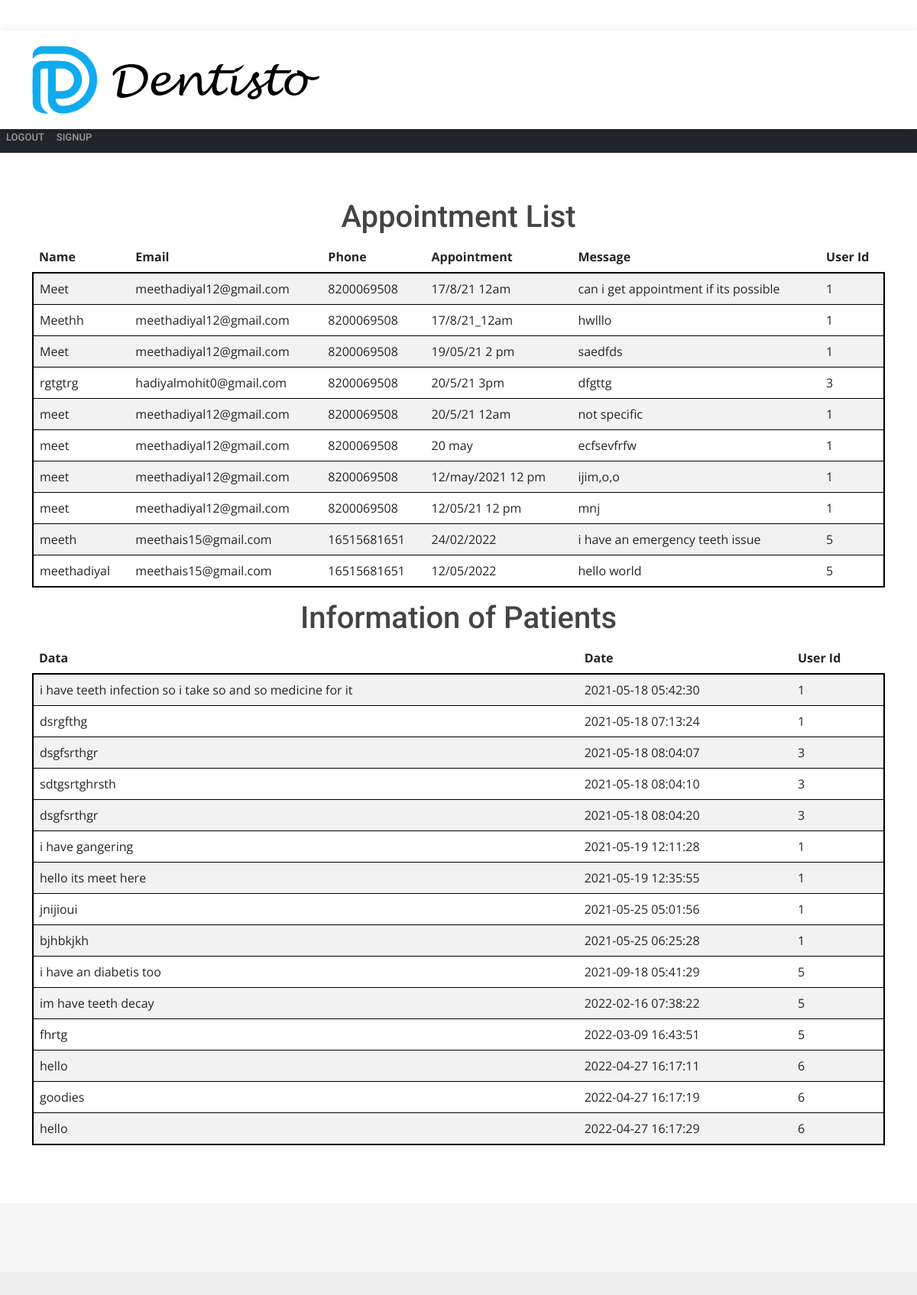
The app's page /Doctor_page with its own data.
### models.py (models this page shows)
class appointment(db.Model):
    id = db.Column(db.Integer, primary_key=True)
    name = db.Column(db.String(100))
    email=db.Column(db.String(150))
    phone = db.Column(db.String(10))
    appointment_date = db.Column(db.String(100))
    message = db.Column(db.String(1000))
    user_id = db.Column(db.Integer, db.ForeignKey('user.id'))

class Note(db.Model):
    id = db.Column(db.Integer, primary_key=True)
    data = db.Column(db.String(1000))
    date = db.Column(db.DateTime(timezone=True), default=func.now())
    user_id = db.Column(db.Integer, db.ForeignKey('user.id'))

### views.py (the view)
@views.route('/Doctor_page')
def Doc_pg():
    temp = appointment.query.all()
    temp2 = Note.query.all()
    return render_template('Docmain.html', appoint=temp, info = temp2 )

### templates/Docmain.html (shortened to what this page needs)
{% extends "docs1.html" %}
{% block content %}
<h1 align="center"> Appointment List </h1>
 <table class="table table-striped">
         <thead  class="thead-dark">
            <tr>
               <th>Name</th>
               <th>Email</th>
               <th>Phone</th>
                <th>Appointment</th>
                <th>Message</th>
                <th>User Id</th>
            </tr>
         </thead>
         <tbody style="border:2px solid black">
            {% for patients in appoint %}
               <tr>
                  <td>{{ patients.name }}</td>
                  <td> {{ patients.email }}</td>
                  <td> {{ patients.phone }}</td>
                  <td> {{ patients.appointment_date}}</td>
                   <td> {{ patients.message }}</td>
                   <td> {{ patients.user_id }}</td>
               </tr>
            {% endfor %}
         </tbody>
      </table>
<h1 align="center"> Information of Patients </h1>
 <table class="table table-striped">
         <thead  class="thead-dark">
            <tr>
               <th>Data</th>
               <th>Date</th>
               <th>User Id</th>
            </tr>
         </thead>
         <tbody style="border:2px solid black">
            {% for infos in info %}
               <tr>
                  <td>{{ infos.data }}</td>
                  <td> {{ infos.date }}</td>
                  <td> {{ infos.user_id }}</td>
               </tr>
            {% endfor %}
         </tbody>
      </table>
{% endblock %}

### templates/docs1.html (shortened to what this page needs)
<!DOCTYPE html>
<html lang="en">
<head>
  <link href="static/assets/vendor/animate.css/animate.min.css" rel="stylesheet">
  <link href="static/assets/vendor/aos/aos.css" rel="stylesheet">
  <link href="static/assets/vendor/bootstrap/css/bootstrap.min.css" rel="stylesheet">
  <link href="static/assets/vendor/bootstrap-icons/bootstrap-icons.css" rel="stylesheet">
  <link href="static/assets/vendor/boxicons/css/boxicons.min.css" rel="stylesheet">
  <link href="static/assets/vendor/fontawesome-free/css/all.min.css" rel="stylesheet">
  <link href="static/assets/vendor/glightbox/css/glightbox.min.css" rel="stylesheet">
  <link href="static/assets/vendor/swiper/swiper-bundle.min.css" rel="stylesheet">
  <link href="static/assets/css/style.css" rel="stylesheet">
</head>
<body>
  <header id="header" class="fixed-top">
    <div class="container d-flex align-items-center">
      <img src="static/assets/img/logo1.png" alt="">
    </div>
  </header>
  <main id="main">
    <nav class="navbar navbar-expand-lg navbar-dark bg-dark">
        <div class="collapse navbar-collapse" id="navbar">
            <div class="navbar-nav">
                <a class="nav-item nav-link" id="home" href="/">Logout</a>
                <a class="nav-item nav-link" id="logout" href="/patient_signup">Signup</a>
            </div>
        </div>
    </nav>
    <section class="inner-page">
      <div class="container">
      {% block content %} {% endblock %}
      </div>
    </section>
  </main>
  <footer id="footer">
    <div class="footer-top">
    </div>
  </footer>
</body>
</html>

### static/assets/css/style.css (style rules this page uses)
body { font-family: "Open Sans", sans-serif; color: #444444; }
a { color: #3fbbc0; text-decoration: none; }
h1, h2, h3, h4, h5, h6 { font-family: "Roboto", sans-serif; }
#header { background: #fff; transition: all 0.5s; z-index: 997; padding: 20px 0; top: 40px; box-shadow: 0px 2px 15px rgba(0, 0, 0, 0.1); }
.navbar { padding: 0; }
.navbar a { display: flex; align-items: center; justify-content: space-between; padding: 10px 0 10px 30px; font-family: "Roboto", sans-serif; font-size: 13px; color: #626262; white-space: nowrap; transition: 0.3s; text-transform: uppercase; font-weight: 500; }
section { padding: 60px 0; overflow: hidden; }
#footer { background: #eeeeee; padding: 0 0 30px 0; color: #555555; font-size: 14px; }
#footer .footer-top { background: #f6f6f6; padding: 60px 0 30px 0; }

### records on screen
appointment: name "Meet", email "meethadiyal12@gmail.com", phone "8200069508", appointment_date "17/8/21 12am", message "can i get appointment if its possible", user_id "1"
appointment: name "Meethh", email "meethadiyal12@gmail.com", phone "8200069508", appointment_date "17/8/21_12am", message "hwlllo", user_id "1"
appointment: name "Meet", email "meethadiyal12@gmail.com", phone "8200069508", appointment_date "19/05/21 2 pm", message "saedfds", user_id "1"
appointment: name "rgtgtrg", email "hadiyalmohit0@gmail.com", phone "8200069508", appointment_date "20/5/21 3pm", message "dfgttg", user_id "3"
appointment: name "meet", email "meethadiyal12@gmail.com", phone "8200069508", appointment_date "20/5/21 12am", message "not specific", user_id "1"
appointment: name "meet", email "meethadiyal12@gmail.com", phone "8200069508", appointment_date "20 may", message "ecfsevfrfw", user_id "1"
appointment: name "meet", email "meethadiyal12@gmail.com", phone "8200069508", appointment_date "12/may/2021 12 pm", message "ijim,o,o", user_id "1"
appointment: name "meet", email "meethadiyal12@gmail.com", phone "8200069508", appointment_date "12/05/21 12 pm", message "mnj", user_id "1"
appointment: name "meeth", email "meethais15@gmail.com", phone "16515681651", appointment_date "24/02/2022", message "i have an emergency teeth issue", user_id "5"
appointment: name "meethadiyal", email "meethais15@gmail.com", phone "16515681651", appointment_date "12/05/2022", message "hello world", user_id "5"
Note: data "i have teeth infection so i take so and so medicine for it", date "2021-05-18 05:42:30", user_id "1"
Note: data "dsrgfthg", date "2021-05-18 07:13:24", user_id "1"
Note: data "dsgfsrthgr", date "2021-05-18 08:04:07", user_id "3"
Note: data "sdtgsrtghrsth", date "2021-05-18 08:04:10", user_id "3"
Note: data "dsgfsrthgr", date "2021-05-18 08:04:20", user_id "3"
Note: data "i have gangering", date "2021-05-19 12:11:28", user_id "1"
Note: data "hello its meet here", date "2021-05-19 12:35:55", user_id "1"
Note: data "jnijioui", date "2021-05-25 05:01:56", user_id "1"
Note: data "bjhbkjkh", date "2021-05-25 06:25:28", user_id "1"
Note: data "i have an diabetis too", date "2021-09-18 05:41:29", user_id "5"
Note: data "im have teeth decay", date "2022-02-16 07:38:22", user_id "5"
Note: data "fhrtg", date "2022-03-09 16:43:51", user_id "5"
Note: data "hello", date "2022-04-27 16:17:11", user_id "6"
Note: data "goodies", date "2022-04-27 16:17:19", user_id "6"
Note: data "hello", date "2022-04-27 16:17:29", user_id "6"
